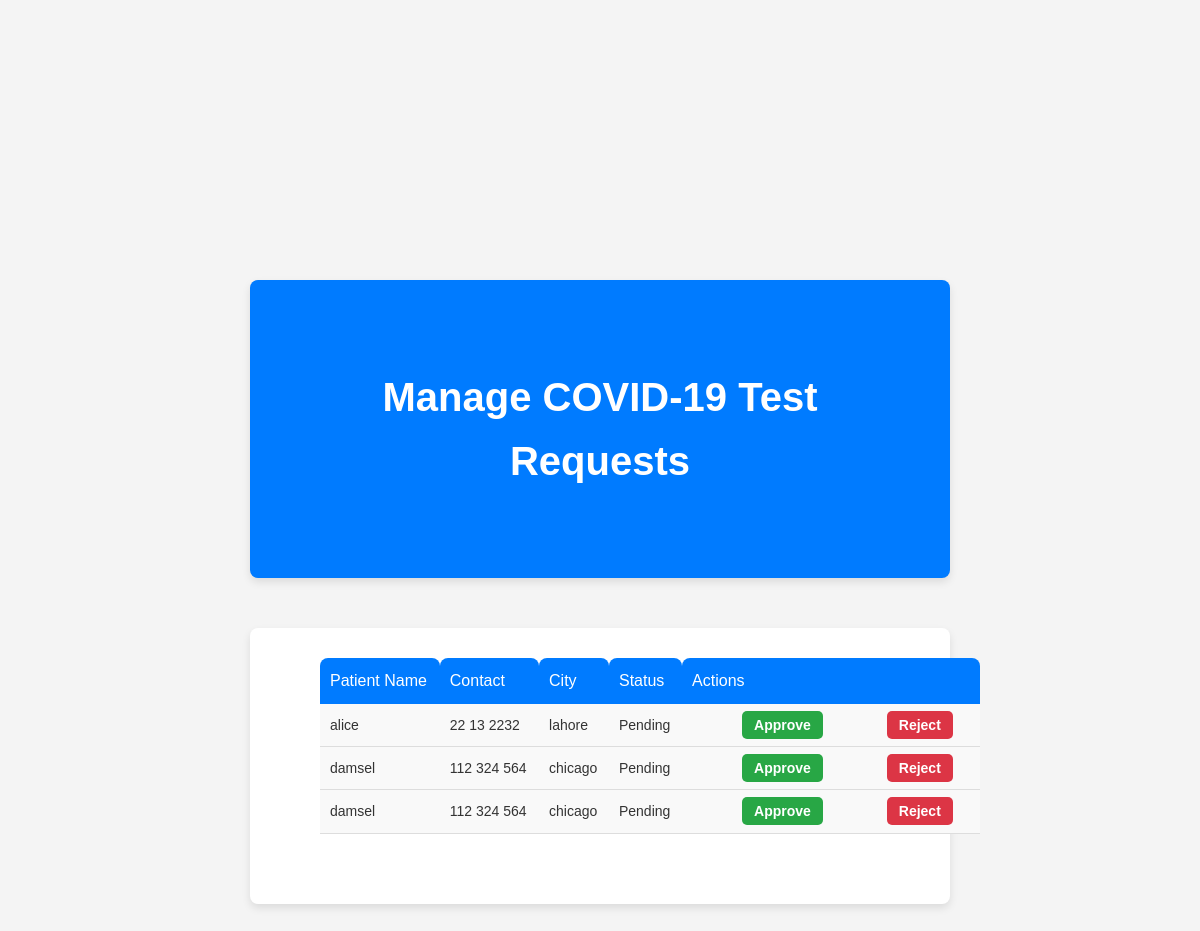
The app's page /Covid-19-Management-system-main/admin.php with its own data.
### tables this page shows
CREATE TABLE `requests` (
  `id` int(11) NOT NULL,
  `patient_name` varchar(100) NOT NULL,
  `contact` varchar(15) NOT NULL,
  `city` varchar(50) NOT NULL,
  `status` varchar(20) DEFAULT 'Pending'
);

### Covid-19-Management-system-main/admin.php (the view, shortened to what this page needs)
<!DOCTYPE html>
<html lang="en">
<head>
    <link rel="stylesheet" href="styles.css">
</head>
<body>
    <div class="admin-container">
        <header class="admin-header">
            <h1>Manage COVID-19 Test Requests</h1>
        </header>
        <div class="table-container">
            <table>
                <thead>
                    <tr>
                        <th>Patient Name</th>
                        <th>Contact</th>
                        <th>City</th>
                        <th>Status</th>
                        <th>Actions</th>
                    </tr>
                </thead>
                <tbody>
                    <?php
                   include ("db.php");
                    $sql = "SELECT * FROM requests WHERE status = 'Pending'";
                    $result = $conn->query($sql);
                    if ($result->num_rows > 0) {
                        while ($row = $result->fetch_assoc()) {
                            echo "<tr>";
                            echo "<td>" . $row['patient_name'] . "</td>";
                            echo "<td>" . $row['contact'] . "</td>";
                            echo "<td>" . $row['city'] . "</td>";
                            echo "<td>" . $row['status'] . "</td>";
                            echo "<td>
                                    <a href='update_status.php?id=" . $row['id'] . "&status=Approved' class='approve-btn'>Approve</a>
                                    <a href='update_status.php?id=" . $row['id'] . "&status=Rejected' class='reject-btn'>Reject</a>
                                  </td>";
                            echo "</tr>";
                        }
                    } else {
                        echo "<tr><td colspan='5' class='no-data'>No pending requests found.</td></tr>";
                    }
                    ?>
                </tbody>
            </table>
        </div>
    </div>
</body>
</html>

### Covid-19-Management-system-main/styles.css (style rules this page uses)
* { margin: 50px; padding: 20px; box-sizing: border-box; }
body { font-family: 'Arial', sans-serif; background-color: #f4f4f4; padding: 60px; }

### Covid-19-Management-system-main/admin.php (style rules this page uses)
body { font-family: 'Poppins', sans-serif; background-color: #f4f4f4; color: #333; line-height: 1.6; }
.admin-container { max-width: 1200px; margin: 30px auto; padding: 20px; }
.admin-header { background-color: #007bff; color: white; padding: 15px; text-align: center; font-size: 20px; font-weight: 600; border-radius: 8px; box-shadow: 0 4px 8px rgba(0, 0, 0, 0.1); margin-bottom: 30px; }
.table-container { background-color: white; padding: 20px; border-radius: 8px; box-shadow: 0 4px 8px rgba(0, 0, 0, 0.1); }
table { width: 100%; border-collapse: collapse; margin-top: 10px; font-size: 14px; }
th { padding: 10px; text-align: left; background-color: #007bff; color: white; font-size: 16px; font-weight: 500; border-top-left-radius: 8px; border-top-right-radius: 8px; }
td { padding: 10px; text-align: left; background-color: #f9f9f9; border-bottom: 1px solid #ddd; font-size: 14px; }
td a { padding: 6px 12px; text-decoration: none; border-radius: 5px; margin-right: 10px; transition: background-color 0.3s ease, transform 0.2s; font-weight: 600; font-size: 14px; }
td a.approve-btn { background-color: #28a745; color: white; }
td a.reject-btn { background-color: #dc3545; color: white; }

### records on screen
requests: patient_name "alice", contact "22 13 2232", city "lahore", status "Pending"
requests: patient_name "damsel", contact "112 324 564", city "chicago", status "Pending"
requests: patient_name "damsel", contact "112 324 564", city "chicago", status "Pending"
